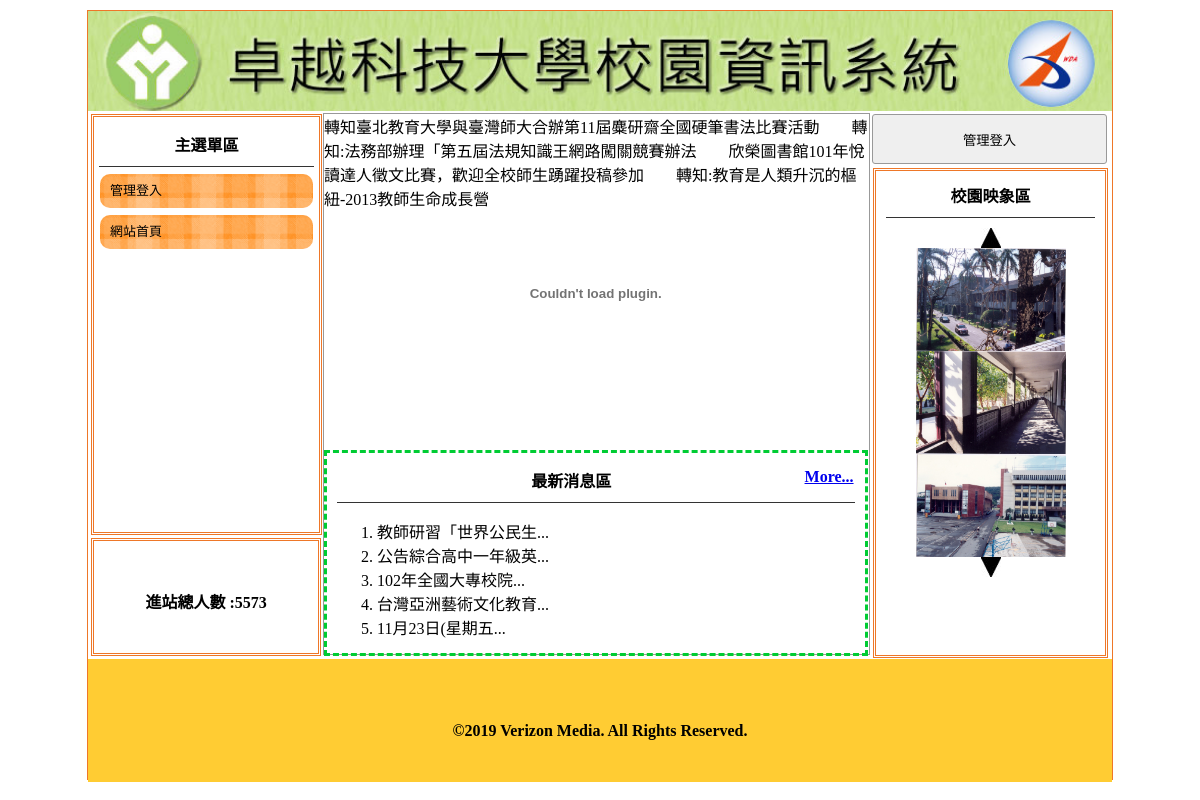
The page / on the database its author committed.
### tables this page shows
CREATE TABLE `q1t3_title` (
  `id` int(10) UNSIGNED NOT NULL,
  `img` text NOT NULL,
  `text` text NOT NULL,
  `dpy` int(11) NOT NULL
);

CREATE TABLE `q1t12_menu` (
  `id` int(10) UNSIGNED NOT NULL,
  `text` text NOT NULL,
  `link` text NOT NULL,
  `parent` int(11) NOT NULL,
  `dpy` int(11) NOT NULL
);

CREATE TABLE `q1t7_total` (
  `id` int(10) UNSIGNED NOT NULL,
  `num` int(11) NOT NULL
);

CREATE TABLE `q1t9_news` (
  `id` int(10) UNSIGNED NOT NULL,
  `text` text NOT NULL,
  `dpy` int(11) NOT NULL
);

CREATE TABLE `q1t6_img` (
  `id` int(10) UNSIGNED NOT NULL,
  `text` text NOT NULL,
  `dpy` int(11) NOT NULL
);

CREATE TABLE `q1t8_footer` (
  `id` int(10) UNSIGNED NOT NULL,
  `num` text NOT NULL
);

### sql.php (the view, shortened to what this page needs)
<?php
$db=new PDO("mysql:host=127.0.0.1;dbname=php_10804;charset=utf8","root","");
function select($tableName,$where){
  global $db;
  $sql="SELECT * FROM ".$tableName." WHERE ".$where;
  return $db->query($sql)->fetchAll();
}
$rows=select("q1t3_title","dpy=1");
$t3_img=$rows[0]['img'];
$t3_txt=$rows[0]['text'];
$rows=select("q1t4_maqe","dpy=1");
$t4_txt="";
foreach ($rows as $row) $t4_txt.=$row['text']."　　";
$rows=select("q1t7_total",1);
$t7_txt=$rows[0]['num'];
$rows=select("q1t6_img","dpy=1");
$t6_txt="";
foreach ($rows as $key=>$row)
  $t6_txt.='<img src="upload/'.$row['text'].'" id="ssaa'.$key.'" class="im" width="150" height="103">';
$rows=select("q1t8_footer",1);
$t8_txt=$rows[0]['num'];
$rows=select("q1t9_news","dpy=1");
$t9_more=(count($rows)>5)?'<a href="news.php" style="float:right">More...</a>':'';
$rows=select("q1t9_news","dpy=1 limit 5");
$t9_txt="";
foreach ($rows as $row) {
  $t9_txt.='<li>'.mb_substr($row['text'],0,10).'...<span class="all" style="display:none">'.$row['text'].'</span></li>';
}
$t12_txt='';
$rowsFather=select("q1t12_menu","parent=0 and dpy=1");
foreach ($rowsFather as $rowFahter) {
  $t12_txt.='
    <a style="color:#000; font-size:13px; text-decoration:none;" href="'.$rowFahter['link'].'">
      <div class="mainmu">'.$rowFahter['text'];
      $rowsSon=select("q1t12_menu","parent=".$rowFahter['id']);
      foreach ($rowsSon as $rowSon) {
        $t12_txt.='
          <a class="mw" href="'.$rowSon['link'].'" style="display:none">
            <div class="mainmu2">'.$rowSon['text'].'</div>
          </a>
        ';
      }
  $t12_txt.='
      </div>
    </a>';
}

### index.php (shortened to what this page needs)
<?php
	require_once('sql.php');
?>
<!DOCTYPE html PUBLIC "-//W3C//DTD XHTML 1.0 Transitional//EN" "http://www.w3.org/TR/xhtml1/DTD/xhtml1-transitional.dtd">
<html xmlns="http://www.w3.org/1999/xhtml">
<head>
	<link href="./home_files/css.css" rel="stylesheet" type="text/css">
</head>
<body>
	<div id="main">
		<a title="<?=$t3_txt?>" href="./">
			<div title="<?=$t3_txt?>" class="ti" style="background:url('upload/<?=$t3_img?>'); background-size:cover;"></div>
		</a>
		<div id="ms">
			<div id="lf" style="float:left;">
				<div id="menuput" class="dbor">
					<span class="t botli">主選單區</span>
					<?=$t12_txt?>
				</div>
				<div class="dbor" style="margin:3px; width:95%; height:20%; line-height:100px;">
					<span class="t">進站總人數 :<?=$t7_txt?> </span>
				</div>
			</div>
			<div class="di" style="height:540px; border:#999 1px solid; width:53.2%; margin:2px 0px 0px 0px; float:left; position:relative; left:20px;">
				<marquee scrolldelay="120" direction="left" style="position:absolute; width:100%; height:40px;">
					<?=$t4_txt?>
				</marquee>
				<div style="height:32px; display:block;"></div>
				<div style="width:100%; padding:2px; height:290px;">
					<div id="mwww" loop="true" style="width:100%; height:100%;">
					</div>
				</div>
				<div style="width:95%; padding:2px; height:190px; margin-top:10px; padding:5px 10px 5px 10px; border:#0C3 dashed 3px; position:relative;">
					<span class="t botli">最新消息區<?=$t9_more?>
					</span>
					<ol class="ssaa" style="list-style-type:decimal;">
						<?=$t9_txt?>
					</ol>
				</div>
			</div>
			<div class="di di ad" style="height:540px; width:23%; padding:0px; margin-left:22px; float:left; ">
				<button style="width:100%; margin-left:auto; margin-right:auto; margin-top:2px; height:50px;" onclick="lo('admin.php')">管理登入</button>
				<div style="width:89%; height:480px;" class="dbor">
					<span class="t botli">校園映象區</span>
					<div class="cent" style="padding:10px 20px">
						<img src="img/01E01.jpg" onclick="pp(1)">
						<?=$t6_txt?>
						<img src="img/01E02.jpg" onclick="pp(2)">
					</div>
				</div>
			</div>
		</div>
		<div style="width:1024px; left:0px; position:relative; background:#FC3; margin-top:4px; height:123px; display:block;">
			<span class="t" style="line-height:123px;"><?=$t8_txt?></span>
		</div>
	</div>
</body>
</html>

### home_files/css.css (style rules this page uses)
body { padding:0px; margin:0px; }
#main { width:1024px; height:768px; margin:10px auto 10px auto; border:#EE7728 1px solid; position:relative; }
.ti { width:100%; height:100px; position:relative; background-size:cover; background-repeat:no-repeat; }
.dbor { border:#EE7728 double 3px; margin:1px; padding:2px 10px 2px 10px; }
.t { font-weight:800; display:block; text-align:center; padding:10px 1px 10px 1px; }
.botli { border-bottom:#333 1px solid; }
.mainmu { position:relative; border-radius:10px; background:url(icon/menu.fw.png) center no-repeat; background-size:cover; line-height:30px; padding:2px 10px 2px 10px; margin:7px 1px 7px 1px; }
#lf { height:540px; width:21%; display:inline-block; }
#menuput { width:100%; height:75%; position:relative; padding:5px; display:block; margin: 3px; }
.di { display:inline-block; }
.ad { margin:1px; padding:2px 10px 2px 10px; }
.cent { text-align:center; }
input,button { border:#999 1px solid; border-radius:3px; background:#EFEFEF; padding:5px; margin:3px; }

### rows shown on the page
q1t3_title: img (picture)
q1t12_menu: text "管理登入"
q1t12_menu: text "網站首頁"
q1t7_total: num "5573"
q1t9_news: text "教師研習「世界公民生"
q1t9_news: text "公告綜合高中一年級英"
q1t9_news: text "102年全國大專校院"
q1t9_news: text "台灣亞洲藝術文化教育"
q1t9_news: text "11月23日(星期五"
q1t6_img: text (picture)
q1t6_img: text (picture)
q1t6_img: text (picture)
q1t8_footer: num "©2019 Verizon Media. All Rights Reserved."

### other values the page prints
$t4_txt "轉知臺北教育大學與臺灣師大合辦第11屆麋研齋全國硬筆書法比賽活動 轉知:法務部辦理「第五屆法規知識王網路闖關競賽辦法 欣榮圖書館101年悅讀達人徵文比賽，歡迎全校師生踴躍投稿參加 轉知:教育是人類升沉的樞紐-2013教師生命成長營"
